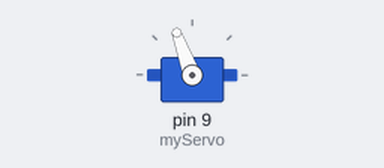
Recording of a sketch running on a simulated Arduino Uno, built with avr-gcc and run on an emulated ATmega328P. On the bench: servo.

Above: at 0.05 s.
At 4.0 s:
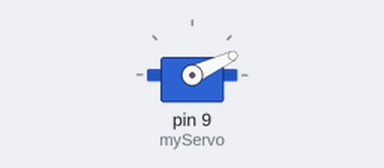
At 8.0 s:
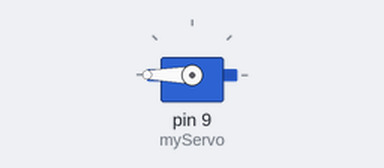
Timing chart, 0 to 10.4 s (numbered marks = the images above):
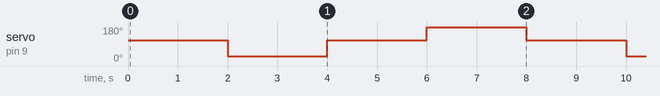

Measured:
- by itself, servo on pin 9 (myServo): repeats every 8.0 s: 110° 2.0 s, 180° 2.0 s, 110° 2.0 s, 25° 2.0 s

The sketch:

servo.ino
```cpp
#include <Servo.h>

Servo myServo;

void setup()
{
  myServo.attach(9); // Connect your signal wire to pin 9
}

void loop()
{
  myServo.write(110);
  delay(2000);
  myServo.write(25);
  delay(2000);
  myServo.write(110);
  delay(2000);
  myServo.write(180);
  delay(2000);
}
```
